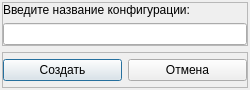
<?xml version="1.0" encoding="UTF-8"?>
<ui version="4.0">
 <class>Dialog_createConfig</class>
 <widget class="QDialog" name="Dialog_createConfig">
  <property name="geometry">
   <rect>
    <x>0</x>
    <y>0</y>
    <width>250</width>
    <height>90</height>
   </rect>
  </property>
  <property name="minimumSize">
   <size>
    <width>250</width>
    <height>90</height>
   </size>
  </property>
  <property name="maximumSize">
   <size>
    <width>250</width>
    <height>90</height>
   </size>
  </property>
  <property name="windowTitle">
   <string>Создание новой конфигурации</string>
  </property>
  <layout class="QVBoxLayout" name="verticalLayout_2">
   <property name="leftMargin">
    <number>2</number>
   </property>
   <property name="topMargin">
    <number>2</number>
   </property>
   <property name="rightMargin">
    <number>2</number>
   </property>
   <property name="bottomMargin">
    <number>2</number>
   </property>
   <item>
    <widget class="QFrame" name="frame">
     <property name="frameShape">
      <enum>QFrame::StyledPanel</enum>
     </property>
     <property name="frameShadow">
      <enum>QFrame::Raised</enum>
     </property>
     <layout class="QVBoxLayout" name="verticalLayout">
      <property name="leftMargin">
       <number>0</number>
      </property>
      <property name="topMargin">
       <number>0</number>
      </property>
      <property name="rightMargin">
       <number>0</number>
      </property>
      <property name="bottomMargin">
       <number>0</number>
      </property>
      <item>
       <widget class="QLabel" name="label">
        <property name="text">
         <string>Введите название конфигурации:</string>
        </property>
       </widget>
      </item>
      <item>
       <widget class="QLineEdit" name="le_ConfigName"/>
      </item>
     </layout>
    </widget>
   </item>
   <item>
    <widget class="QFrame" name="frame_2">
     <property name="frameShape">
      <enum>QFrame::StyledPanel</enum>
     </property>
     <property name="frameShadow">
      <enum>QFrame::Raised</enum>
     </property>
     <layout class="QHBoxLayout" name="horizontalLayout">
      <property name="leftMargin">
       <number>0</number>
      </property>
      <property name="topMargin">
       <number>0</number>
      </property>
      <property name="rightMargin">
       <number>0</number>
      </property>
      <property name="bottomMargin">
       <number>0</number>
      </property>
      <item>
       <widget class="QPushButton" name="pb_Create">
        <property name="text">
         <string>Создать</string>
        </property>
       </widget>
      </item>
      <item>
       <widget class="QPushButton" name="pb_Cancel">
        <property name="text">
         <string>Отмена</string>
        </property>
       </widget>
      </item>
     </layout>
    </widget>
   </item>
  </layout>
 </widget>
 <resources/>
 <connections/>
</ui>
